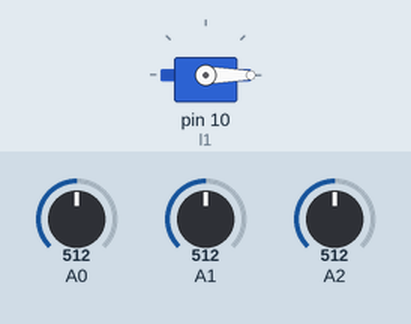
The sketch below on a simulated Arduino Uno, built with avr-gcc and run on an emulated ATmega328P. On the bench: servo. Inputs (shaded band) come from the test bench; at power-on: A1 = 512, A2 = 512, A0 = 512.

Above: at 2.2 s.
2.3 s: A1 set to 347
4.2 s: A1 set to 334
At 4.6 s:
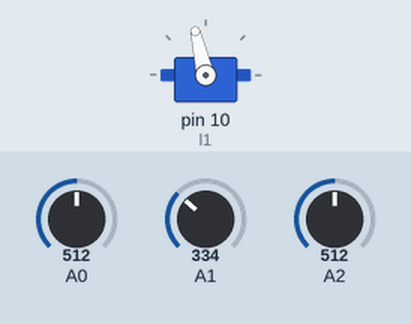
6.1 s: A1 set to 306
At 7.9 s:
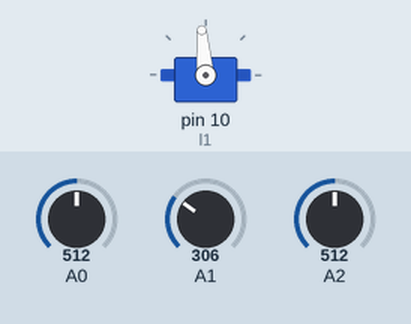
8.5 s: A1 set to 122
At 10.1 s:
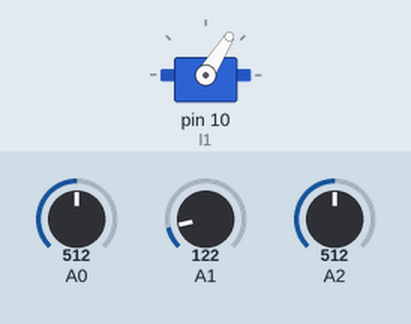
11.3 s: A2 set to 716
At 13.5 s:
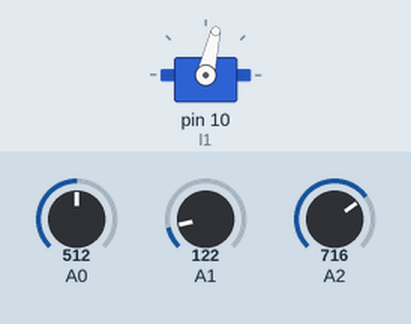
14.1 s: A2 set to 511
At 15.7 s:
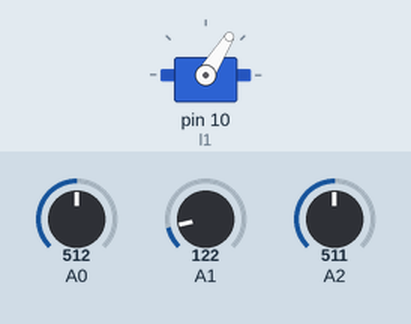
Timing chart, 0 to 17.2 s (numbered marks = the images above; inputs shaded):
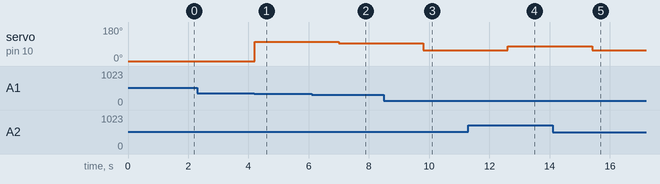

Measured:
- the behaviour switches between 335 and 334 on A1 (found by bisection; images 0 and 1)
- after the input at 2.3 s, every drawn part: stays the same
- after the input at 4.2 s, servo on pin 10 (l1): 0° → 103° at once
- after the input at 6.1 s, servo on pin 10 (l1): 103° → 95° after 0.90 s
- after the input at 8.5 s, servo on pin 10 (l1): 95° → 58° after 1.3 s
- after the input at 11.3 s, servo on pin 10 (l1): 58° → 77° after 1.3 s
- after the input at 14.1 s, servo on pin 10 (l1): 77° → 58° after 1.3 s

The sketch:

zaxis_test_1.ino
```cpp
#include <VarSpeedServo.h>
int S;
int az;
int ay;
int ax;
int zm=265;
int zx=402;
double z;
VarSpeedServo l1;

void setup()
{
  pinMode(A0, INPUT);

  l1.attach(10);
}

void loop()
{
  az = analogRead(A0);
  ay = analogRead(A1);
  ax = analogRead(A2);

  int za = map(az,zm,zx,-90,90);
  int xa = map(ax,zm,zx,-90,90);
  int ya = map(ay,zm,zx,-90,90);
  z= RAD_TO_DEG * (atan2(-ya, -xa)+PI);

  S = map(z, 255, 300, 10,50);

     l1.write(S);

       delay(1000);


  delay(400);

}
```
